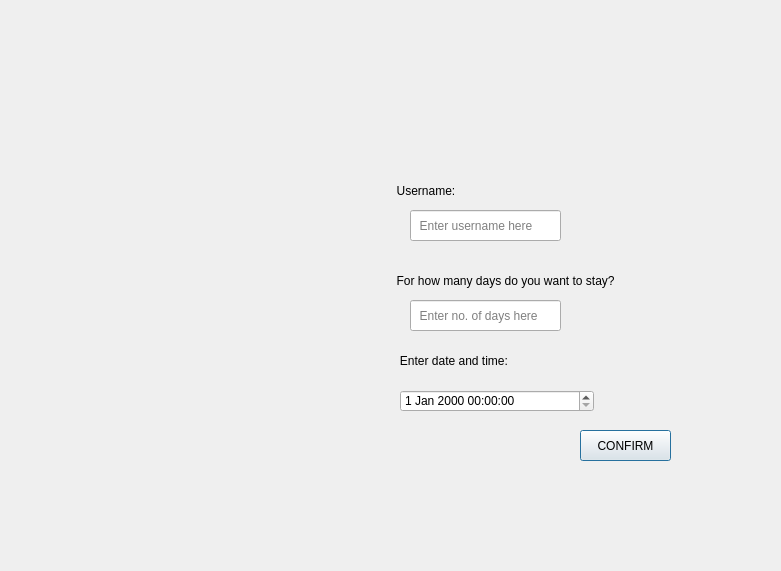
<?xml version="1.0" encoding="UTF-8"?>
<ui version="4.0">
 <class>Dialog</class>
 <widget class="QDialog" name="Dialog">
  <property name="geometry">
   <rect>
    <x>0</x>
    <y>0</y>
    <width>781</width>
    <height>571</height>
   </rect>
  </property>
  <property name="windowTitle">
   <string>Dialog</string>
  </property>
  <widget class="QLabel" name="label">
   <property name="geometry">
    <rect>
     <x>0</x>
     <y>0</y>
     <width>791</width>
     <height>571</height>
    </rect>
   </property>
   <property name="text">
    <string/>
   </property>
   <property name="pixmap">
    <pixmap>Green White Minimalist Hotel Price Instagram Post (1).png</pixmap>
   </property>
   <property name="scaledContents">
    <bool>true</bool>
   </property>
  </widget>
  <widget class="QLabel" name="usernameLabel">
   <property name="geometry">
    <rect>
     <x>390</x>
     <y>180</y>
     <width>181</width>
     <height>21</height>
    </rect>
   </property>
   <property name="styleSheet">
    <string notr="true">font: 75 italic 12pt &quot;Arial&quot;;
</string>
   </property>
   <property name="text">
    <string>  Username:</string>
   </property>
  </widget>
  <widget class="QLabel" name="daysLabel">
   <property name="geometry">
    <rect>
     <x>390</x>
     <y>260</y>
     <width>281</width>
     <height>41</height>
    </rect>
   </property>
   <property name="styleSheet">
    <string notr="true">
font: 75 italic 11pt &quot;Arial&quot;;
</string>
   </property>
   <property name="text">
    <string>  For how many days do you want to stay?</string>
   </property>
  </widget>
  <widget class="QLineEdit" name="usernameInput">
   <property name="geometry">
    <rect>
     <x>410</x>
     <y>210</y>
     <width>151</width>
     <height>31</height>
    </rect>
   </property>
   <property name="placeholderText">
    <string>  Enter username here</string>
   </property>
  </widget>
  <widget class="QLineEdit" name="daysInput">
   <property name="geometry">
    <rect>
     <x>410</x>
     <y>300</y>
     <width>151</width>
     <height>31</height>
    </rect>
   </property>
   <property name="placeholderText">
    <string>  Enter no. of days here</string>
   </property>
  </widget>
  <widget class="QPushButton" name="ConfirmButton">
   <property name="geometry">
    <rect>
     <x>580</x>
     <y>430</y>
     <width>91</width>
     <height>31</height>
    </rect>
   </property>
   <property name="text">
    <string>CONFIRM</string>
   </property>
  </widget>
  <widget class="QDateTimeEdit" name="dateTimeEdit">
   <property name="geometry">
    <rect>
     <x>400</x>
     <y>390</y>
     <width>194</width>
     <height>22</height>
    </rect>
   </property>
  </widget>
  <widget class="QLabel" name="daysLabel_2">
   <property name="geometry">
    <rect>
     <x>390</x>
     <y>340</y>
     <width>281</width>
     <height>41</height>
    </rect>
   </property>
   <property name="styleSheet">
    <string notr="true">
font: 75 italic 11pt &quot;Arial&quot;;
</string>
   </property>
   <property name="text">
    <string>   Enter date and time:</string>
   </property>
  </widget>
 </widget>
 <resources/>
 <connections/>
</ui>
